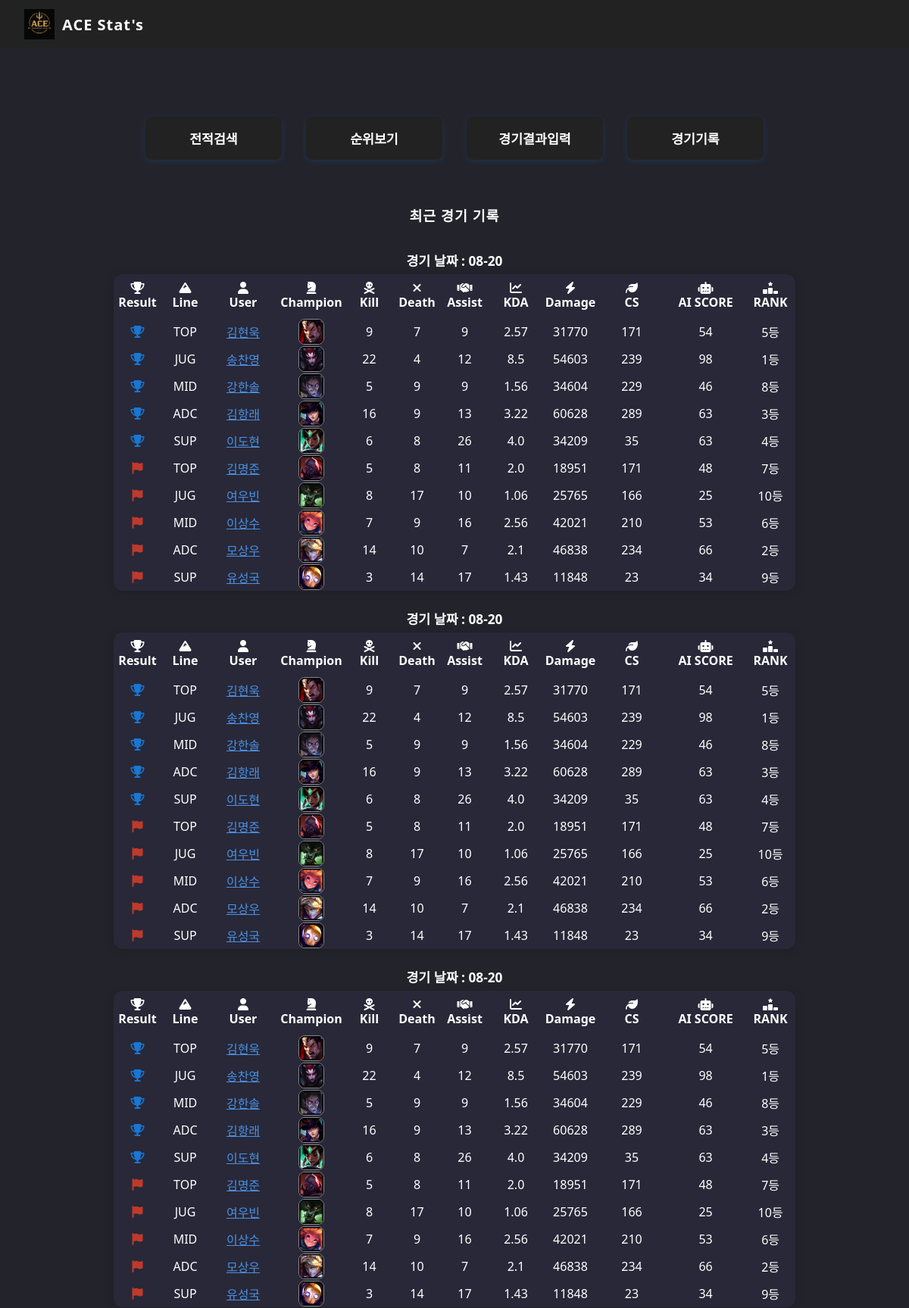
The page / (upper part) on the database its author committed.
### lolapp/models.py (models this page shows, shortened)
class Game(models.Model):
    id = models.AutoField(primary_key=True)
    date = models.CharField(max_length=5)  # 'mm-dd'
    unique_key = models.CharField(max_length=50, unique=True)

class User(models.Model):
    name = models.CharField(max_length=30)
    lol_id = models.CharField(max_length=40, primary_key=True)

class GameData(models.Model):
    id = models.AutoField(primary_key=True)
    game = models.ForeignKey(Game, on_delete=models.CASCADE)
    user = models.ForeignKey(User, to_field='lol_id', on_delete=models.CASCADE)
    result = models.CharField(max_length=10)  # 'win'/'lose'
    champion = models.CharField(max_length=30)
    line = models.CharField(max_length=10)
    kill = models.IntegerField()
    death = models.IntegerField()
    assist = models.IntegerField()
    cs = models.IntegerField(default=0)
    damage = models.IntegerField(default=0)
    ai_score = models.FloatField(default=0)
    kda_ratio = models.FloatField(default=0)
    placement = models.CharField(max_length=10, default="")
    rank = models.CharField(max_length=10, default="")
    total_score = models.FloatField(default=100)  # 누적 총점 (100점 시작)

### lolapp/views.py (the view)
# urls.py: path('', views.main, name='main'),  # 루트 URL에 main 뷰 연결
def main(request):
    real_user_stats = get_rank_user_stats()[:5]
    champion_name_map = {c.name: c.champ_id for c in Champion.objects.all()}
    recent_games = Game.objects.order_by('-id')[:5]
    recent_games_rows = []
    for game in recent_games:
        game_gamedata = GameData.objects.filter(game=game).select_related('user')
        team_kills = {'win': 0, 'lose': 0}
        for row in game_gamedata:
            team_kills[row.result] += row.kill
        rows = []
        for row in game_gamedata:
            kda = (row.kill + row.assist) / (row.death if row.death != 0 else 1)
            champion_img = champion_name_map.get(row.champion, '')
            rows.append({
                'result': row.result,
                'user': row.user,
                'line': row.line,
                'champion': row.champion,
                'champion_img': champion_img,
                'kill': row.kill,
                'death': row.death,
                'assist': row.assist,
                'kda': round(kda, 2),
                'damage': row.damage,
                'cs': row.cs,
                'ai_score': int(row.ai_score),
                'rank': row.rank,
                'placement': row.placement,
            })
        recent_games_rows.append({'date': game.date, 'rows': rows})
    return render(request, 'lolapp/main.html', {
        'real_user_stats': real_user_stats,
        'recent_games_rows': recent_games_rows,
    })

### lolapp/templates/lolapp/main.html (shortened to what this page needs)
{% load static %}
{% include 'lolapp/header.html' %}
<link rel="stylesheet" href="{% static 'header.css' %}">
<!DOCTYPE html>
<html lang="ko">
<head>
    <link rel="stylesheet" href="https://cdnjs.cloudflare.com/ajax/libs/font-awesome/6.4.2/css/all.min.css">
</head>
<body>
    <div class="main-btn-row">
        <a href="/search/">전적검색</a>
        <a href="/rank/">순위보기</a>
        <a href="/upload/">경기결과입력</a>
        <a href="/database/">경기기록</a>
    </div>
    <div style="display:flex; flex-direction:column; align-items:center; margin-top:60px; margin-bottom:60px;">
        <div style="color:#fff; font-size:1.15em; font-weight:bold; margin-bottom:10px; letter-spacing:1px;">최근 경기 기록</div>
        {% for game in recent_games_rows %}
        <div style="color:#fff; font-size:1.08em; font-weight:bold; margin-bottom:6px; margin-top:24px;">경기 날짜 : {{ game.date }}</div>
        <table style="min-width:900px; background:#282838; color:#fff; border-radius:12px; overflow:hidden; border-collapse:separate; border-spacing:0; font-size:1em; box-shadow:0 2px 12px #0002;">
            <colgroup>
                <col style="width:7%">
                <col style="width:7%">
                <col style="width:10%">
                <col style="width:10%">
                <col style="width:7%">
                <col style="width:7%">
                <col style="width:7%">
                <col style="width:8%">
                <col style="width:8%">
                <col style="width:10%">
            </colgroup>
            <tr>
                <th class="icon-cell" style="text-align:center; vertical-align:middle; padding:10px 0;"><i class="fa-solid fa-trophy"></i><br>Result</th>
                <th class="icon-cell" style="text-align:center; vertical-align:middle; padding:10px 0;"><i class="fa-solid fa-mountain"></i><br>Line</th>
                <th style="text-align:center; vertical-align:middle; padding:10px 0;"><i class="fa-solid fa-user"></i><br>User</th>
                <th style="text-align:center; vertical-align:middle; padding:10px 0;"><i class="fa-solid fa-chess-knight"></i><br>Champion</th>
                <th class="icon-cell" style="text-align:center; vertical-align:middle; padding:10px 0;"><i class="fa-solid fa-skull-crossbones"></i><br>Kill</th>
                <th class="icon-cell" style="text-align:center; vertical-align:middle; padding:10px 0;"><i class="fa-solid fa-xmark"></i><br>Death</th>
                <th class="icon-cell" style="text-align:center; vertical-align:middle; padding:10px 0;"><i class="fa-solid fa-handshake"></i><br>Assist</th>
                <th class="icon-cell" style="text-align:center; vertical-align:middle; padding:10px 0;"><i class="fa-solid fa-chart-line"></i><br>KDA</th>
                <th class="icon-cell" style="text-align:center; vertical-align:middle; padding:10px 0;"><i class="fa-solid fa-bolt"></i><br>Damage</th>
                <th class="icon-cell" style="text-align:center; vertical-align:middle; padding:10px 0;"><i class="fa-solid fa-leaf"></i><br>CS</th>
                <th class="icon-cell" style="text-align:center; vertical-align:middle; padding:10px 0;"><i class="fa-solid fa-robot"></i><br>AI SCORE</th>
                <th class="icon-cell" style="text-align:center; vertical-align:middle; padding:10px 0;"><i class="fa-solid fa-ranking-star"></i><br>RANK</th>
            </tr>
            {% for row in game.rows %}
            <tr>
                <td class="icon-cell" style="text-align:center; vertical-align:middle;">
                    {% if row.result == 'win' %}
                        <i class="fa-solid fa-trophy" style="color:#1976d2;"></i>
                    {% else %}
                        <i class="fa-solid fa-flag" style="color:#c0392b;"></i>
                    {% endif %}
                </td>
                <td class="icon-cell" style="text-align:center; vertical-align:middle;">
                    {% if row.line == 'TOP' %}TOP
                    {% elif row.line == 'JUG' %}JUG
                    {% elif row.line == 'MID' %}MID
                    {% elif row.line == 'ADC' %}ADC
                    {% elif row.line == 'SUP' %}SUP
                    {% else %}{{ row.line }}{% endif %}
                </td>
                <td style="text-align:center; vertical-align:middle;">
                    <a href="/search/?name={{ row.user.name }}" style="color:#4a90e2; text-decoration:underline;">{{ row.user.name }}</a>
                </td>
                <td style="text-align:center; vertical-align:middle;">
                    <img src="{% static 'img/' %}{{ row.champion }}.png" alt="{{ row.champion }}" style="width:32px; height:32px; border-radius:8px; border:1.5px solid #888; background:#111; display:block; margin:auto;">
                </td>
                <td class="icon-cell" style="text-align:center; vertical-align:middle;">{{ row.kill }}</td>
                <td class="icon-cell" style="text-align:center; vertical-align:middle;">{{ row.death }}</td>
                <td class="icon-cell" style="text-align:center; vertical-align:middle;">{{ row.assist }}</td>
                <td class="icon-cell" style="text-align:center; vertical-align:middle;">{{ row.kda }}</td>
                <td class="icon-cell" style="text-align:center; vertical-align:middle;">{{ row.damage }}</td>
                <td class="icon-cell" style="text-align:center; vertical-align:middle;">{{ row.cs }}</td>
                <td class="icon-cell" style="text-align:center; vertical-align:middle;">{{ row.ai_score }}</td>
                <td class="icon-cell" style="text-align:center; vertical-align:middle;">{{ row.placement }}</td>
            </tr>
            {% endfor %}
        </table>
        {% endfor %}
    </div>
</body>
</html>

### lolapp/static/header.css (style rules this page uses)
body { margin: 0; padding: 0; }

### lolapp/templates/lolapp/main.html (style rules this page uses)
body { background: #23232b; font-family: 'Segoe UI', Arial, sans-serif; margin: 0; }
.main-btn-row { display: flex; flex-direction: row; justify-content: center; align-items: center; gap: 32px; margin-top: 90px; }
.main-btn-row button, .main-btn-row a { min-width: 180px; padding: 16px 0; font-size: 1.08em; font-weight: bold; border-radius: 8px; border: none; background: #222; color: #fff; text-align: center; text-decoration: none; transition: background 0.2s; box-shadow: 0 2px 8px #1976d233; cursor: pointer; display: flex; align-items: center; justify-content: center; }

### rows shown on the page
Game: date "08-20"
User: user.name "김현욱" "김현욱" "김현욱"
GameData: result "win" (drawn), champion (picture), placement "5등"
User: user.name "송찬영" "송찬영" "송찬영"
GameData: result "win" (drawn), champion (picture), placement "1등"
User: user.name "강한솔" "강한솔" "강한솔"
GameData: result "win" (drawn), champion (picture), placement "8등"
User: user.name "김항래" "김항래" "김항래"
GameData: result "win" (drawn), champion (picture), placement "3등"
User: user.name "이도현" "이도현" "이도현"
GameData: result "win" (drawn), champion (picture), placement "4등"
User: user.name "김명준" "김명준" "김명준"
GameData: result "lose" (drawn), champion (picture), placement "7등"
User: user.name "여우빈" "여우빈" "여우빈"
GameData: result "lose" (drawn), champion (picture), placement "10등"
User: user.name "이상수" "이상수" "이상수"
GameData: result "lose" (drawn), placement "6등"
User: user.name "모상우" "모상우" "모상우"
GameData: result "lose" (drawn), champion (picture), placement "2등"
User: user.name "유성국" "유성국" "유성국"
GameData: result "lose" (drawn), champion (picture), placement "9등"
Game: date "08-20"
GameData: result "win" (drawn), champion (picture), placement "5등"
GameData: result "win" (drawn), champion (picture), placement "1등"
GameData: result "win" (drawn), champion (picture), placement "8등"
GameData: result "win" (drawn), champion (picture), placement "3등"
GameData: result "win" (drawn), champion (picture), placement "4등"
GameData: result "lose" (drawn), champion (picture), placement "7등"
GameData: result "lose" (drawn), champion (picture), placement "10등"
GameData: result "lose" (drawn), placement "6등"
GameData: result "lose" (drawn), champion (picture), placement "2등"
GameData: result "lose" (drawn), champion (picture), placement "9등"
Game: date "08-20"
GameData: result "win" (drawn), champion (picture), placement "5등"
GameData: result "win" (drawn), champion (picture), placement "1등"
GameData: result "win" (drawn), champion (picture), placement "8등"
GameData: result "win" (drawn), champion (picture), placement "3등"
GameData: result "win" (drawn), champion (picture), placement "4등"
GameData: result "lose" (drawn), champion (picture), placement "7등"
GameData: result "lose" (drawn), champion (picture), placement "10등"
GameData: result "lose" (drawn), placement "6등"
GameData: result "lose" (drawn), champion (picture), placement "2등"
GameData: result "lose" (drawn), champion (picture), placement "9등"

### other values the page prints
{{ row.kill }} "9" "22" "5" "16" "6" "5" "8" "7" "14" "3" "9" "22" "5" "16" "6" "5" "8" "7" "14" "3" "9" "22" "5" "16" "6" "5" "8" "7" "14" "3"
{{ row.death }} "7" "4" "9" "9" "8" "8" "17" "9" "10" "14" "7" "4" "9" "9" "8" "8" "17" "9" "10" "14" "7" "4" "9" "9" "8" "8" "17" "9" "10" "14"
{{ row.assist }} "9" "12" "9" "13" "26" "11" "10" "16" "7" "17" "9" "12" "9" "13" "26" "11" "10" "16" "7" "17" "9" "12" "9" "13" "26" "11" "10" "16" "7" "17"
{{ row.kda }} "2.57" "8.5" "1.56" "3.22" "4.0" "2.0" "1.06" "2.56" "2.1" "1.43" "2.57" "8.5" "1.56" "3.22" "4.0" "2.0" "1.06" "2.56" "2.1" "1.43" "2.57" "8.5" "1.56" "3.22" "4.0" "2.0" "1.06" "2.56" "2.1" "1.43"
{{ row.damage }} "31770" "54603" "34604" "60628" "34209" "18951" "25765" "42021" "46838" "11848" "31770" "54603" "34604" "60628" "34209" "18951" "25765" "42021" "46838" "11848" "31770" "54603" "34604" "60628" "34209" "18951" "25765" "42021" "46838" "11848"
{{ row.cs }} "171" "239" "229" "289" "35" "171" "166" "210" "234" "23" "171" "239" "229" "289" "35" "171" "166" "210" "234" "23" "171" "239" "229" "289" "35" "171" "166" "210" "234" "23"
{{ row.ai_score }} "54" "98" "46" "63" "63" "48" "25" "53" "66" "34" "54" "98" "46" "63" "63" "48" "25" "53" "66" "34" "54" "98" "46" "63" "63" "48" "25" "53" "66" "34"
